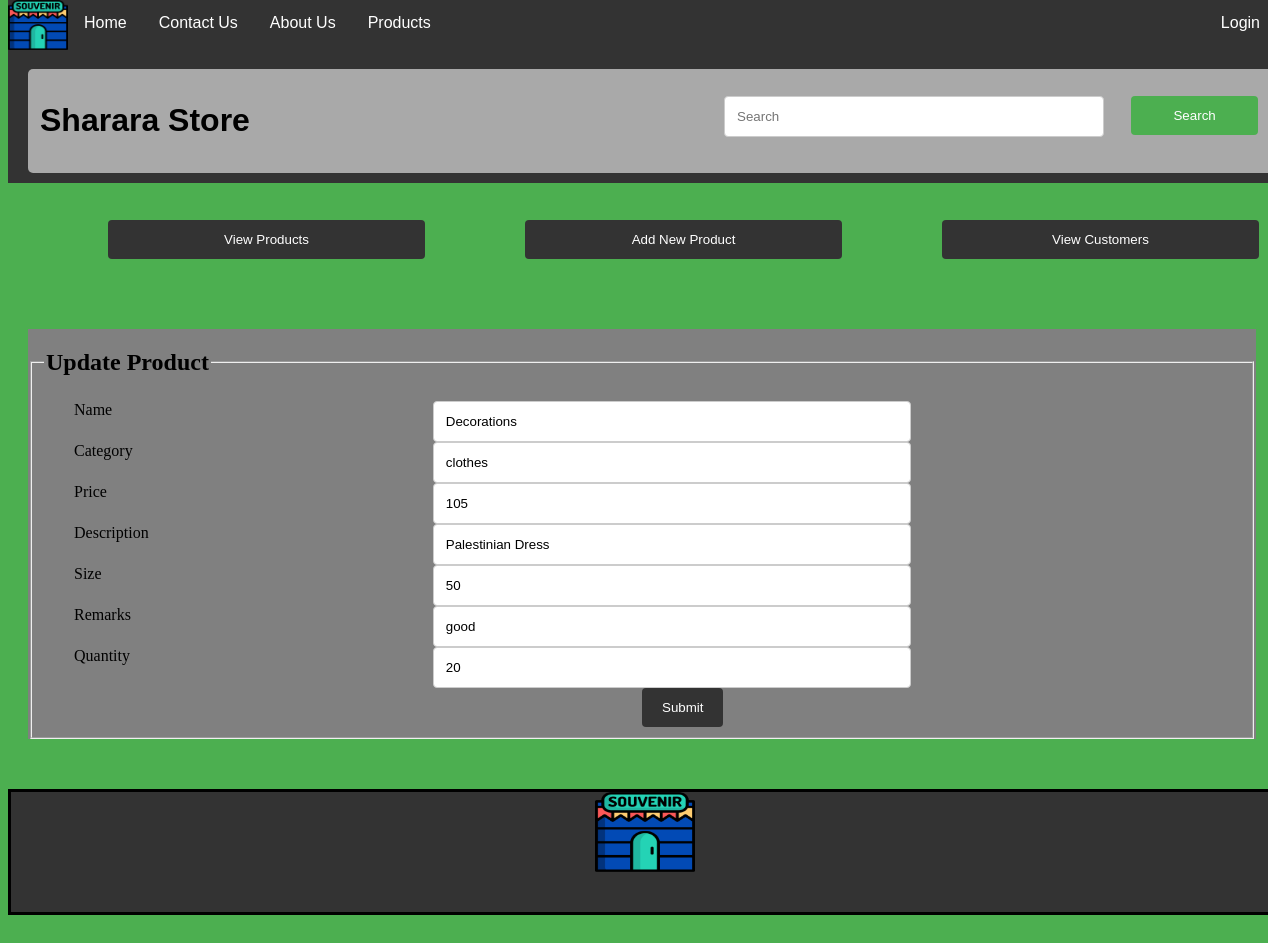
Screenshot of /Admin/updateProduct.php?pid=3 with the database file from the repository.
### tables this page shows
CREATE TABLE IF NOT EXISTS `products` (
  `name` varchar(20) DEFAULT NULL,
  `description` varchar(150) DEFAULT NULL,
  `category` varchar(20) DEFAULT NULL,
  `size` double DEFAULT NULL,
  `price` double DEFAULT NULL,
  `remarks` varchar(100) DEFAULT NULL,
  `pid` int(10) NOT NULL,
  `quantity` int(11) NOT NULL
);

### Admin/updateProduct.php (the view, shortened to what this page needs)
<!doctype html><?php include '../Shared/dbConf.php';
?>
<?php
include("../HeaderAndFooter/header.php");
include("../HeaderAndFooter/adminHeader.php");
?>
<html>
<head>
    <link rel="stylesheet" href="../style.css">
</head>
<body style="margin-top: 150px">
<?php
if ($_SERVER['REQUEST_METHOD'] === 'GET') {
    $pdo = new PDO("mysql:host=$dbhost;dbname=$dbname", $dbuser, $dbpass);
    $sqlStatement = "SELECT * FROM products WHERE pid =" . $_GET['pid'];
    $result = $pdo->query($sqlStatement);
    $row = $result->fetch();
} ?>
<div>
    <form style="background-color: grey; margin: 20px" class="myForm" method="post" action="update.php">
        <fieldset>
            <legend><h2>Update Product</h2></legend>
            <div class="row">
                <div class="col-30">
                    <label for="name">Name</label>
                </div>
                <div class="col-40">
                    <input type="text" name="name" value="<?php echo $row['name']?>">
                </div>
            </div>
            <div class="row">
                <div class="col-30">
                    <label for="email">Category</label>
                </div>
                <div class="col-40">
                    <input type="text" name="category" value="<?php echo $row['category']?>">
                </div>
            </div>
            <div class="row">
                <div class="col-30">
                    <label for="password">Price</label>
                </div>
                <div class="col-40">
                    <input type="text" name="price" value="<?php echo $row['price']?>">
                </div>
            </div>
            <div class="row">
                <div class="col-30">
                    <label for="dateOfBirth">Description</label>
                </div>
                <div class="col-40">
                    <input type="text" name="description" value="<?php echo $row['description']?>">
                </div>
            </div>
            <div class="row">
                <div class="col-30">
                    <label for="address">Size</label>
                </div>
                <div class="col-40">
                    <input type="text" name="size" value="<?php echo $row['size']?>">
                </div>
            </div>
            <div class="row">
                <div class="col-30">
                    <label for="phone">Remarks</label>
                </div>
                <div class="col-40">
                    <input type="text" name="remarks" value="<?php echo $row['remarks']?>">
                </div>
            </div>
            <div class="row">
                <div class="col-30">
                    <label for="phone">Quantity</label>
                </div>
                <div class="col-40">
                    <input type="number" name="quantity" value="<?php echo $row['quantity']?>">
                </div>
            </div>
            <div class="row">
                <input type="submit" name="submit" style="background-color: #333333; float: left; margin-left: 50%">
            </div>
        </fieldset>
    </form>
</div>
</body>
</html>

### style.css (style rules this page uses)
.myForm input[type=text], select, textarea, input[type=password],input[type=number],input[type=date],input[type=email] { width: 100%; padding: 12px; border: 1px solid #ccc; border-radius: 4px; box-sizing: border-box; resize: vertical; }
.myForm input[type=submit] { background-color: #4CAF50; color: white; padding: 12px 20px; border: none; border-radius: 4px; cursor: pointer; float: right; }
.col-40 { float: left; width: 40%; }
.col-30 { float: left; width: 30%; }
.row:after { content: ""; display: table; clear: both; }
#footer { background-color: #333333; text-align: center; font-size: 1.5em; font-weight: bold; width: 100%; border-color: black; border-style: solid; height: 15%; padding-bottom: 0px; margin-top: 50px; }
html, body { width: 100%; height: 100%; background-color: #4CAF50; margin-top: 70px; }

### Admin/updateProduct.php (style rules this page uses)
.col-30 { margin-left: 30px; }

### rows the page displays
products: name "Decorations", category "clothes", price "105", description "Palestinian Dress", size "50", remarks "good", quantity "20"
